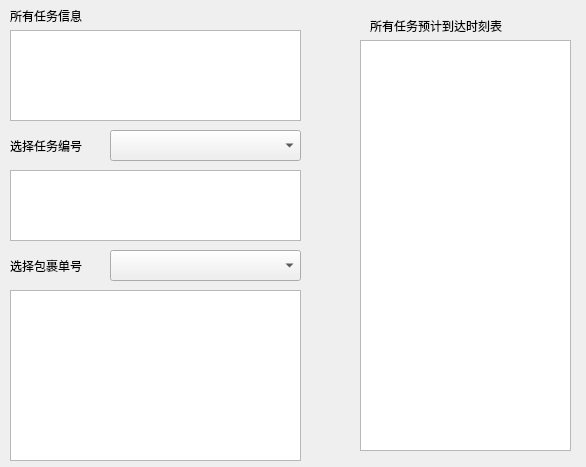
<?xml version="1.0" encoding="UTF-8"?>
<ui version="4.0">
 <class>TaskQueryWidget</class>
 <widget class="QWidget" name="TaskQueryWidget">
  <property name="geometry">
   <rect>
    <x>0</x>
    <y>0</y>
    <width>586</width>
    <height>467</height>
   </rect>
  </property>
  <property name="windowTitle">
   <string>Form</string>
  </property>
  <widget class="QTextBrowser" name="textBrowser_allTask">
   <property name="geometry">
    <rect>
     <x>10</x>
     <y>30</y>
     <width>291</width>
     <height>91</height>
    </rect>
   </property>
  </widget>
  <widget class="QTextBrowser" name="textBrowser_oneTask">
   <property name="geometry">
    <rect>
     <x>10</x>
     <y>170</y>
     <width>291</width>
     <height>71</height>
    </rect>
   </property>
  </widget>
  <widget class="QTextBrowser" name="textBrowser_oneParcel">
   <property name="geometry">
    <rect>
     <x>10</x>
     <y>290</y>
     <width>291</width>
     <height>171</height>
    </rect>
   </property>
  </widget>
  <widget class="QTextBrowser" name="textBrowser_taskTime">
   <property name="geometry">
    <rect>
     <x>360</x>
     <y>40</y>
     <width>211</width>
     <height>411</height>
    </rect>
   </property>
  </widget>
  <widget class="QComboBox" name="comboBox_taskSelect">
   <property name="geometry">
    <rect>
     <x>110</x>
     <y>130</y>
     <width>191</width>
     <height>31</height>
    </rect>
   </property>
  </widget>
  <widget class="QComboBox" name="comboBox_parcelSelect">
   <property name="geometry">
    <rect>
     <x>110</x>
     <y>250</y>
     <width>191</width>
     <height>31</height>
    </rect>
   </property>
  </widget>
  <widget class="QLabel" name="label">
   <property name="geometry">
    <rect>
     <x>10</x>
     <y>0</y>
     <width>91</width>
     <height>31</height>
    </rect>
   </property>
   <property name="text">
    <string>所有任务信息</string>
   </property>
  </widget>
  <widget class="QLabel" name="label_2">
   <property name="geometry">
    <rect>
     <x>10</x>
     <y>130</y>
     <width>91</width>
     <height>31</height>
    </rect>
   </property>
   <property name="text">
    <string>选择任务编号</string>
   </property>
  </widget>
  <widget class="QLabel" name="label_3">
   <property name="geometry">
    <rect>
     <x>10</x>
     <y>250</y>
     <width>91</width>
     <height>31</height>
    </rect>
   </property>
   <property name="text">
    <string>选择包裹单号</string>
   </property>
  </widget>
  <widget class="QLabel" name="label_4">
   <property name="geometry">
    <rect>
     <x>370</x>
     <y>10</y>
     <width>181</width>
     <height>31</height>
    </rect>
   </property>
   <property name="text">
    <string>所有任务预计到达时刻表</string>
   </property>
  </widget>
 </widget>
 <resources/>
 <connections/>
</ui>
